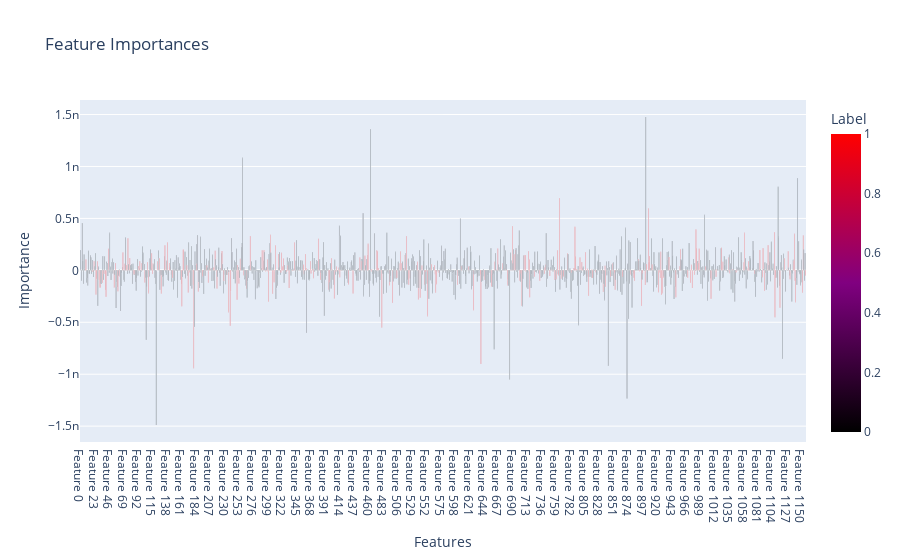

Source (notebook cell):
### Code cell
import polars as pl
import plotly.express as px
import numpy as np

feature_names = [f'Feature {i}' for i in range(X_scaled.shape[1])] 

importances = pl.DataFrame({'feature': feature_names, 'importance': attributions})

labels = true_labels  

importances = importances.with_columns(pl.Series("label", labels))

importances_pd = importances.to_pandas()

custom_color_scale = ['black', 'purple', 'red']

fig = px.bar(importances_pd, 
             x='feature', 
             y='importance', 
             color='label',   
             title='Feature Importances',
             labels={'importance': 'Importance', 'feature': 'Features', 'label': 'Label'},
             color_continuous_scale=custom_color_scale)

fig.show()

### Figure 1 — Plotly figure (JSON) as saved in the notebook; plotly's stock layout.template omitted (floating-point values rounded to 4 significant figures; data arrays with more than 128 entries replaced by an {"elided": "..."} marker saying what was removed)
{"data": [{"alignmentgroup": "True", "hovertemplate": "Features=%{x}<br>Importance=%{y}<br>Label=%{marker.color}<extra></extra>", "legendgroup": "", "marker": {"color": {"elided": "1158 int values"}, "coloraxis": "coloraxis", "pattern": {"shape": ""}}, "name": "", "offsetgroup": "", "orientation": "v", "showlegend": false, "textposition": "auto", "type": "bar", "x": {"elided": "1158 str values"}, "xaxis": "x", "y": {"elided": "1158 float values"}, "yaxis": "y"}], "layout": {"barmode": "relative", "coloraxis": {"colorbar": {"title": {"text": "Label"}}, "colorscale": [[0, "black"], [0.5, "purple"], [1, "red"]]}, "legend": {"tracegroupgap": 0}, "title": {"text": "Feature Importances"}, "xaxis": {"anchor": "y", "domain": [0, 1], "title": {"text": "Features"}}, "yaxis": {"anchor": "x", "domain": [0, 1], "title": {"text": "Importance"}}}}
